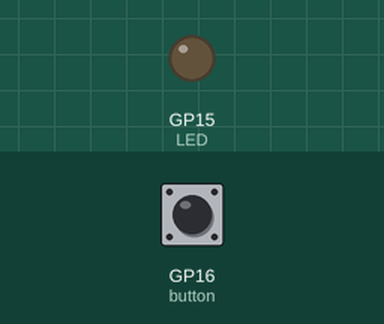
Recording of a program running on a simulated Raspberry Pi Pico running MicroPython. On the bench: output pins drawn as LEDs (lit = HIGH). Inputs (shaded band) come from the test bench; at power-on: GP16 (button) HIGH.

Above: at 1.2 s.
1.3 s: GP16 (button) pulled LOW for 0.15 s
At 2.0 s:
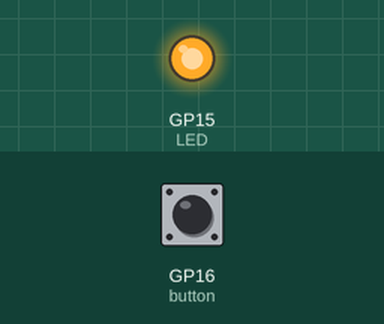
2.9 s: GP16 (button) pulled LOW for 1 s
At 3.4 s:
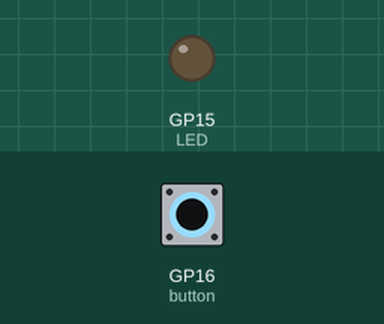
5.4 s: GP16 (button) pulled LOW for 3.2 s
At 6.4 s:
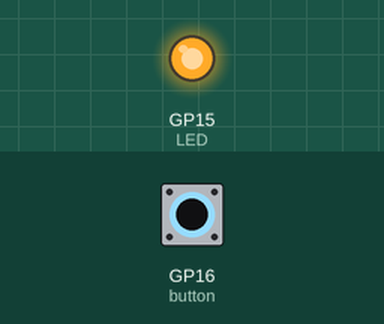
Timing chart, 0 to 8.4 s (numbered marks = the images above; inputs shaded):
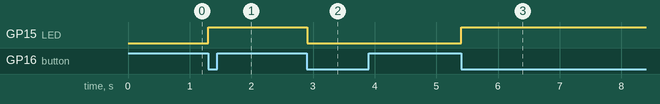

The program:

button_control_LED.py
```python
'''
 * Keyestudio 37 in 1 Starter Kit for Raspberry Pi Pico
 * lesson 39
 * button control LED
 * http://www.keyestudio.com
'''
from machine import Pin
import time

button = Pin(16, Pin.IN)
LED = Pin(15, Pin.OUT)
touch = False

def toggle_handle(pin):
    global touch
    touch = not touch

button.irq(trigger = Pin.IRQ_FALLING, handler = toggle_handle)

while True:
    LED.value(touch)
    time.sleep(0.01)
```

Measured:
- after the input at 1.3 s, GP15 (LED): LOW → HIGH at once
- after the input at 2.9 s, GP15 (LED): HIGH → LOW at once
- after the input at 5.4 s, GP15 (LED): LOW → HIGH at once
